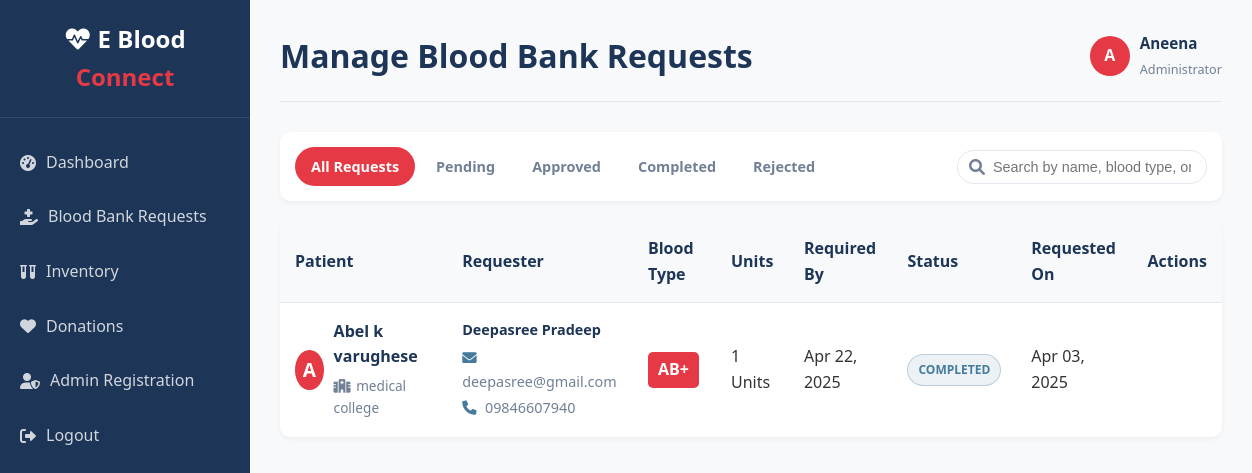
Page /admin/blood_bank_requests.php (signed in) on the committed database.
### tables this page shows
CREATE TABLE IF NOT EXISTS `blood_bank_requests` (
  `id` int NOT NULL AUTO_INCREMENT,
  `user_id` int NOT NULL,
  `patient_name` varchar(100) NOT NULL,
  `blood_type` enum('A+','A-','B+','B-','AB+','AB-','O+','O-') NOT NULL,
  `units` int NOT NULL,
  `hospital` varchar(100) NOT NULL,
  `required_date` date NOT NULL,
  `reason` text NOT NULL,
  `status` enum('pending','approved','rejected','completed') DEFAULT 'pending',
  `created_at` timestamp NULL DEFAULT CURRENT_TIMESTAMP,
  `updated_at` timestamp NULL DEFAULT CURRENT_TIMESTAMP ON UPDATE CURRENT_TIMESTAMP,
  PRIMARY KEY (`id`),
  KEY `user_id` (`user_id`)
);

CREATE TABLE IF NOT EXISTS `users` (
  `id` int NOT NULL AUTO_INCREMENT,
  `full_name` varchar(100) NOT NULL,
  `email` varchar(100) NOT NULL,
  `password` varchar(255) NOT NULL,
  `phone` varchar(20) NOT NULL,
  `blood_type` enum('A+','A-','B+','B-','AB+','AB-','O+','O-') NOT NULL,
  `gender` enum('Male','Female','Other') NOT NULL,
  `dob` date NOT NULL,
  `address` text NOT NULL,
  `medical_conditions` text,
  `is_admin` tinyint(1) DEFAULT '0',
  `created_at` timestamp NULL DEFAULT CURRENT_TIMESTAMP,
  `updated_at` timestamp NULL DEFAULT CURRENT_TIMESTAMP ON UPDATE CURRENT_TIMESTAMP,
  PRIMARY KEY (`id`),
  UNIQUE KEY `email` (`email`)
);

### includes/db.php (called while the page is built, shortened)
<?php
$host = 'localhost';
$dbname = 'ebloodconnect';
$username = 'root';
$password = '';
try {
    $db = new PDO("mysql:host=$host;dbname=$dbname", $username, $password);
    $db->setAttribute(PDO::ATTR_ERRMODE, PDO::ERRMODE_EXCEPTION);
    $db->setAttribute(PDO::ATTR_DEFAULT_FETCH_MODE, PDO::FETCH_ASSOC);
} catch(PDOException $e) {
    die("Connection failed: " . $e->getMessage());
}
function executeQuery($sql, $params = []) {
    global $db;
    try {
        $stmt = $db->prepare($sql);
        $stmt->execute($params);
        return $stmt;
    } catch(PDOException $e) {
        die("Query failed: " . $e->getMessage());
    }
}
function fetchAll($sql, $params = []) {
    $stmt = executeQuery($sql, $params);
    return $stmt->fetchAll();
}
?>

### admin/blood_bank_requests.php (the view, shortened to what this page needs)
<?php
require_once '../includes/db.php';
$status = isset($_GET['status']) ? $_GET['status'] : 'all';
$search = isset($_GET['search']) ? $_GET['search'] : '';
$sql = "SELECT bbr.*, u.full_name as requester_name, u.email, u.phone
        FROM blood_bank_requests bbr
        JOIN users u ON bbr.user_id = u.id";
$params = [];
$sql .= " ORDER BY bbr.created_at DESC";
$requests = fetchAll($sql, $params);
$adminName = $_SESSION['admin_name'];
?>
<!DOCTYPE html>
<html lang="en">
<head>
    <link rel="stylesheet" href="../css/style.css">
    <link rel="stylesheet" href="https://cdnjs.cloudflare.com/ajax/libs/font-awesome/6.0.0-beta3/css/all.min.css">
</head>
<body>
    <div class="admin-container">
        <div class="admin-sidebar">
            <div class="admin-logo">
                <i class="fas fa-heartbeat"></i> E Blood <span>Connect</span>
            </div>
            <ul class="admin-menu">
                <li><a href="dashboard.php"><i class="fas fa-tachometer-alt"></i> Dashboard</a></li>
                <li class="active"><a href="blood_bank_requests.php"><i class="fas fa-hand-holding-medical"></i> Blood Bank Requests</a></li>
                <li><a href="blood_inventory.php"><i class="fas fa-vials"></i> Inventory</a></li>
                <li><a href="donations.php"><i class="fas fa-heart"></i> Donations</a></li>
                <li><a href="admin_register.php"><i class="fas fa-user-shield"></i> Admin Registration</a></li>
                <li><a href="logout.php"><i class="fas fa-sign-out-alt"></i> Logout</a></li>
            </ul>
        </div>
        <div class="admin-content">
            <div class="admin-header">
                <h1>Manage Blood Bank Requests</h1>
                <div class="admin-user">
                    <div class="admin-user-avatar">
                        <?php echo substr($adminName, 0, 1); ?>
                    </div>
                    <div class="admin-user-info">
                        <span><?php echo htmlspecialchars($adminName); ?></span>
                        <small>Administrator</small>
                    </div>
                </div>
            </div>
            <div class="filter-controls">
                <div class="filter-tabs">
                    <a href="?status=all" class="filter-tab <?php echo ($status === 'all' || empty($status)) ? 'active' : ''; ?>">All Requests</a>
                    <a href="?status=pending" class="filter-tab <?php echo $status === 'pending' ? 'active' : ''; ?>">Pending</a>
                    <a href="?status=approved" class="filter-tab <?php echo $status === 'approved' ? 'active' : ''; ?>">Approved</a>
                    <a href="?status=completed" class="filter-tab <?php echo $status === 'completed' ? 'active' : ''; ?>">Completed</a>
                    <a href="?status=rejected" class="filter-tab <?php echo $status === 'rejected' ? 'active' : ''; ?>">Rejected</a>
                </div>
                <div class="search-box">
                    <i class="fas fa-search search-icon"></i>
                    <form action="" method="GET">
                        <input type="text" name="search" placeholder="Search by name, blood type, or hospital" class="search-input" value="<?php echo htmlspecialchars($search); ?>">
                    </form>
                </div>
            </div>
            <?php if (empty($requests)): ?>
                <div class="no-requests">
                    <i class="fas fa-heartbeat"></i>
                    <p>No blood bank requests found.</p>
                </div>
            <?php else: ?>
                <div class="blood-requests-table">
                    <table>
                        <thead>
                            <tr>
                                <th>Patient</th>
                                <th>Requester</th>
                                <th>Blood Type</th>
                                <th>Units</th>
                                <th>Required By</th>
                                <th>Status</th>
                                <th>Requested On</th>
                                <th>Actions</th>
                            </tr>
                        </thead>
                        <tbody>
                            <?php foreach ($requests as $request): ?>
                                <tr>
                                    <td>
                                        <div class="patient-info">
                                            <div class="patient-avatar">
                                                <?php echo substr($request['patient_name'], 0, 1); ?>
                                            </div>
                                            <div class="patient-details">
                                                <div class="patient-name"><?php echo htmlspecialchars($request['patient_name']); ?></div>
                                                <div class="patient-meta">
                                                    <span><i class="fas fa-hospital"></i> <?php echo htmlspecialchars($request['hospital']); ?></span>
                                                </div>
                                            </div>
                                        </div>
                                    </td>
                                    <td>
                                        <div class="contact-display">
                                            <span class="requester-name"><?php echo htmlspecialchars($request['requester_name']); ?></span>
                                            <span><i class="fas fa-envelope"></i> <?php echo htmlspecialchars($request['email']); ?></span>
                                            <span><i class="fas fa-phone"></i> <?php echo htmlspecialchars($request['phone']); ?></span>
                                        </div>
                                    </td>
                                    <td>
                                        <div class="blood-badge"><?php echo htmlspecialchars($request['blood_type']); ?></div>
                                    </td>
                                    <td><?php echo htmlspecialchars($request['units']); ?> Units</td>
                                    <td><?php echo date('M d, Y', strtotime($request['required_date'])); ?></td>
                                    <td>
                                        <span class="status-badge status-<?php echo strtolower($request['status']); ?>">
                                            <?php echo ucfirst($request['status']); ?>
                                        </span>
                                    </td>
                                    <td><?php echo date('M d, Y', strtotime($request['created_at'])); ?></td>
                                    <td>
                                    </td>
                                </tr>
                            <?php endforeach; ?>
                        </tbody>
                    </table>
                </div>
            <?php endif; ?>
        </div>
    </div>
</body>
</html>

### css/style.css (style rules this page uses)
:root { --primary-color: #e63946; --secondary-color: #457b9d; --dark-color: #1d3557; --light-color: #f1faee; --danger-color: #d62828; --success-color: #2a9d8f; --box-shadow: 0 5px 15px rgba(0, 0, 0, 0.1); }
* { margin: 0; padding: 0; box-sizing: border-box; }
body { font-family: 'Segoe UI', Tahoma, Geneva, Verdana, sans-serif; line-height: 1.6; background-color: #f8f9fa; color: #333; }
a { text-decoration: none; color: var(--dark-color); }

### rows in the picture
blood_bank_requests: patient_name "A", patient_name "Abel k varughese", hospital "medical college", user.full_name "Deepasree Pradeep", user.email "deepasree@gmail.com", user.phone "09846607940", blood_type "AB+", units "1", required_date "Apr 22, 2025", status "COMPLETED", created_at "Apr 03, 2025"

### other values in the picture
substr($adminName, 0, 1) "A"
$adminName "Aneena"
